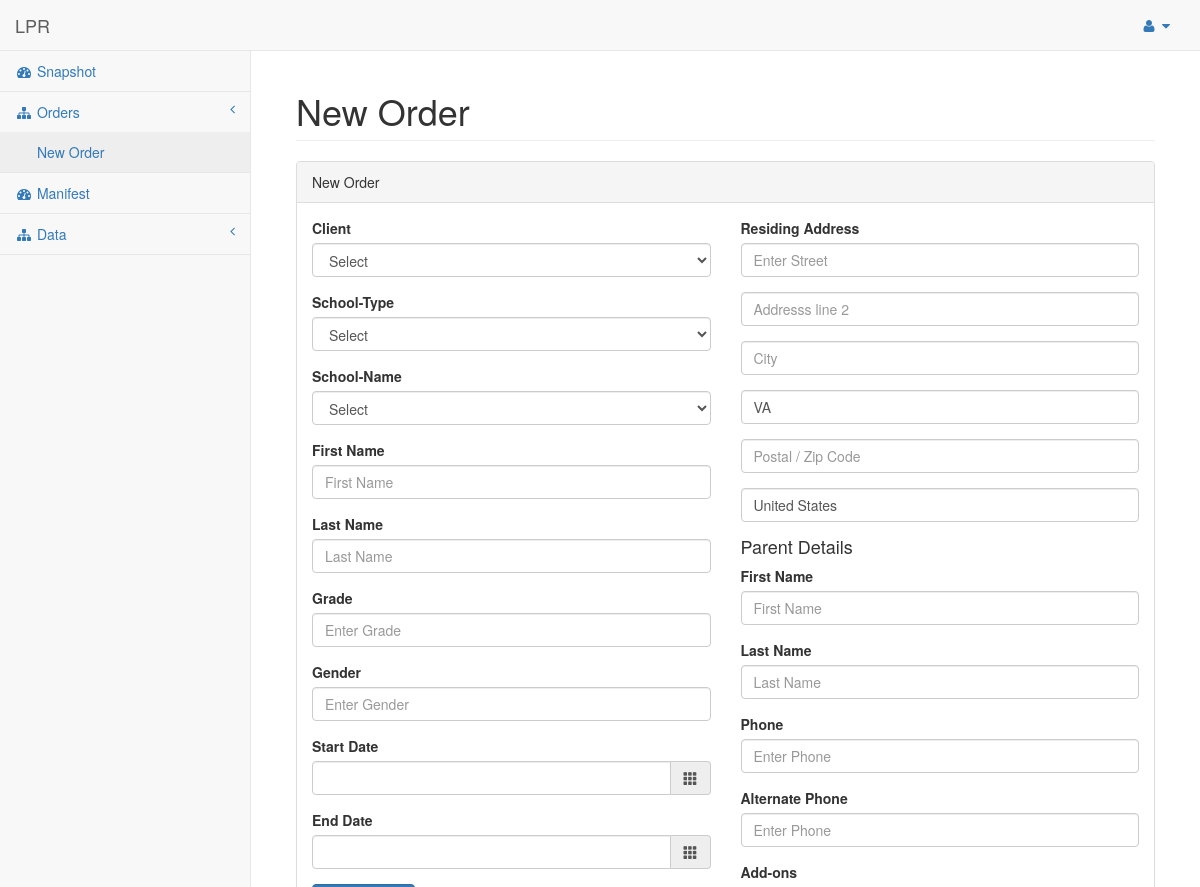
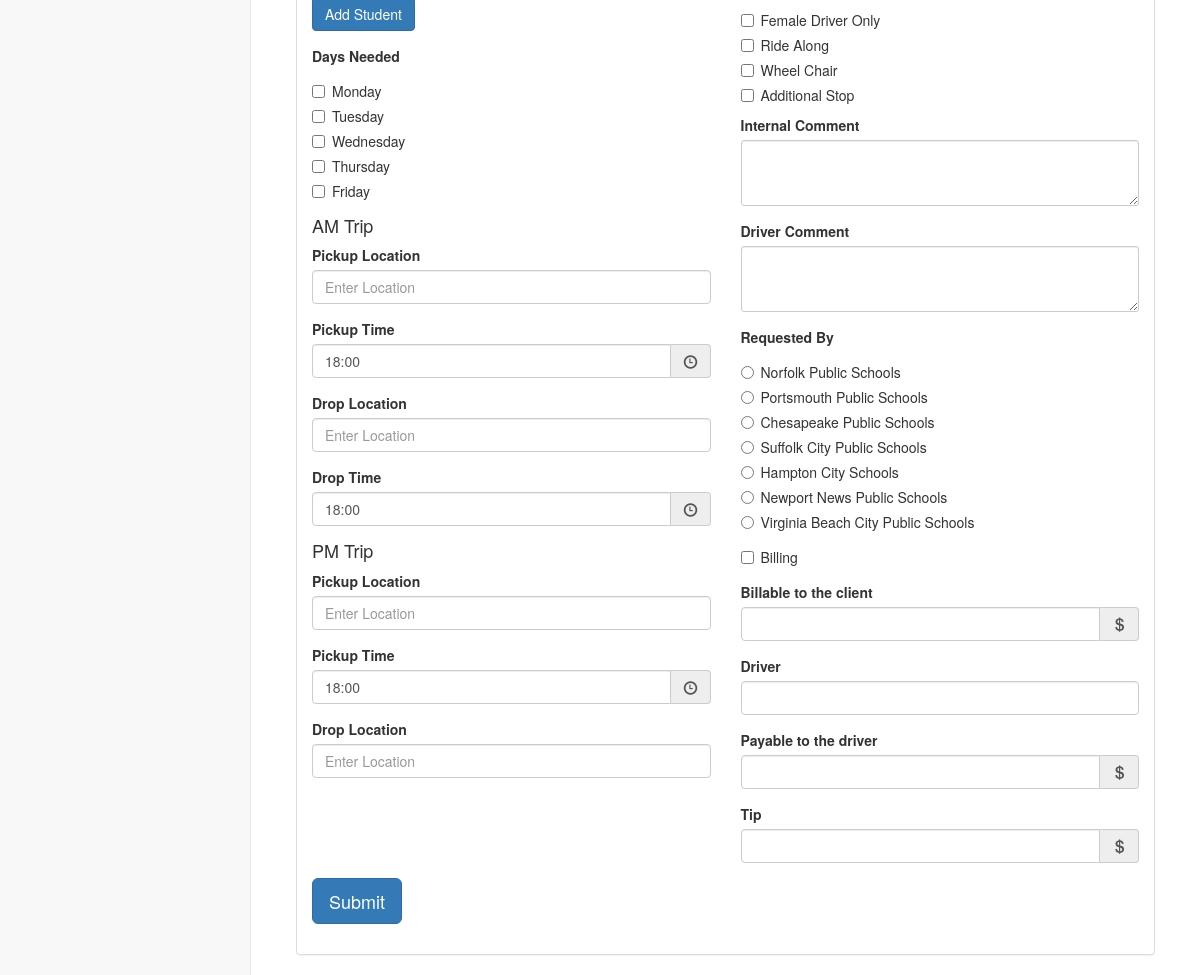
Screenshot of /pages/neworder.php with the database file from the repository (2 pictures, top to bottom).
### tables this page shows
CREATE TABLE `lpr_client` (
  `client_id` int(11) NOT NULL,
  `client_abr` varchar(10) NOT NULL,
  `client_name` varchar(200) NOT NULL,
  `client_street` varchar(200) NOT NULL,
  `client_address` varchar(200) NOT NULL,
  `client_city` varchar(200) NOT NULL,
  `client_state` varchar(100) NOT NULL,
  `client_zip` int(10) NOT NULL,
  `client_country` varchar(50) NOT NULL,
  `client_contact` varchar(20) NOT NULL,
  `zone_id` int(11) NOT NULL
);

### pages/neworder.php (the view, shortened to what the rows shown need)
<?php
  include("./includes/db_connection.php");
?>
<?php
$query_client  = "SELECT * FROM lpr_client";
$result_client2 = mysqli_query($connection, $query_client);
?>
<?php
  include("./includes/htmlheader.php");
?>
        <div id="page-wrapper">
            <div class="container-fluid">
                <div class="row">
                    <div class="col-lg-12">
                        <h1 class="page-header">New Order</h1>
                    </div>
                </div>
                <div class="row">
                <div class="col-lg-12">
                    <div class="panel panel-default">
                        <div class="panel-body">
                            <div class="row">
                                <form role="form-inline" id="createorder">
                                    <div class="col-lg-6">
                                        <div class="form-group">
                                             <?php
                                                while($subject_client = mysqli_fetch_assoc($result_client2)) {
                                            ?>
                                                <div class="radio">
                                                    <label><input type="radio" name="optradio" data-zone_id="<?php echo $subject_client["zone_id"]; ?>"  value="<?php echo $subject_client["client_id"]; ?>"><?php echo $subject_client["client_name"]; ?></label>
                                                </div>
                                            <?php
                                                }
                                            ?>
                                        </div>
                                    </div>
                                </form>
                            </div>
                        </div>
                    </div>
                </div>
            </div>
            </div>
        </div>
    </div>
<?php
  require_once("./includes/footer.php");
?>

### rows the page displays
lpr_client: client_name "Norfolk Public Schools"
lpr_client: client_name "Portsmouth Public Schools"
lpr_client: client_name "Chesapeake Public Schools"
lpr_client: client_name "Suffolk City Public Schools"
lpr_client: client_name "Hampton City Schools"
lpr_client: client_name "Newport News Public Schools"
lpr_client: client_name "Virginia Beach City Public Schools"
